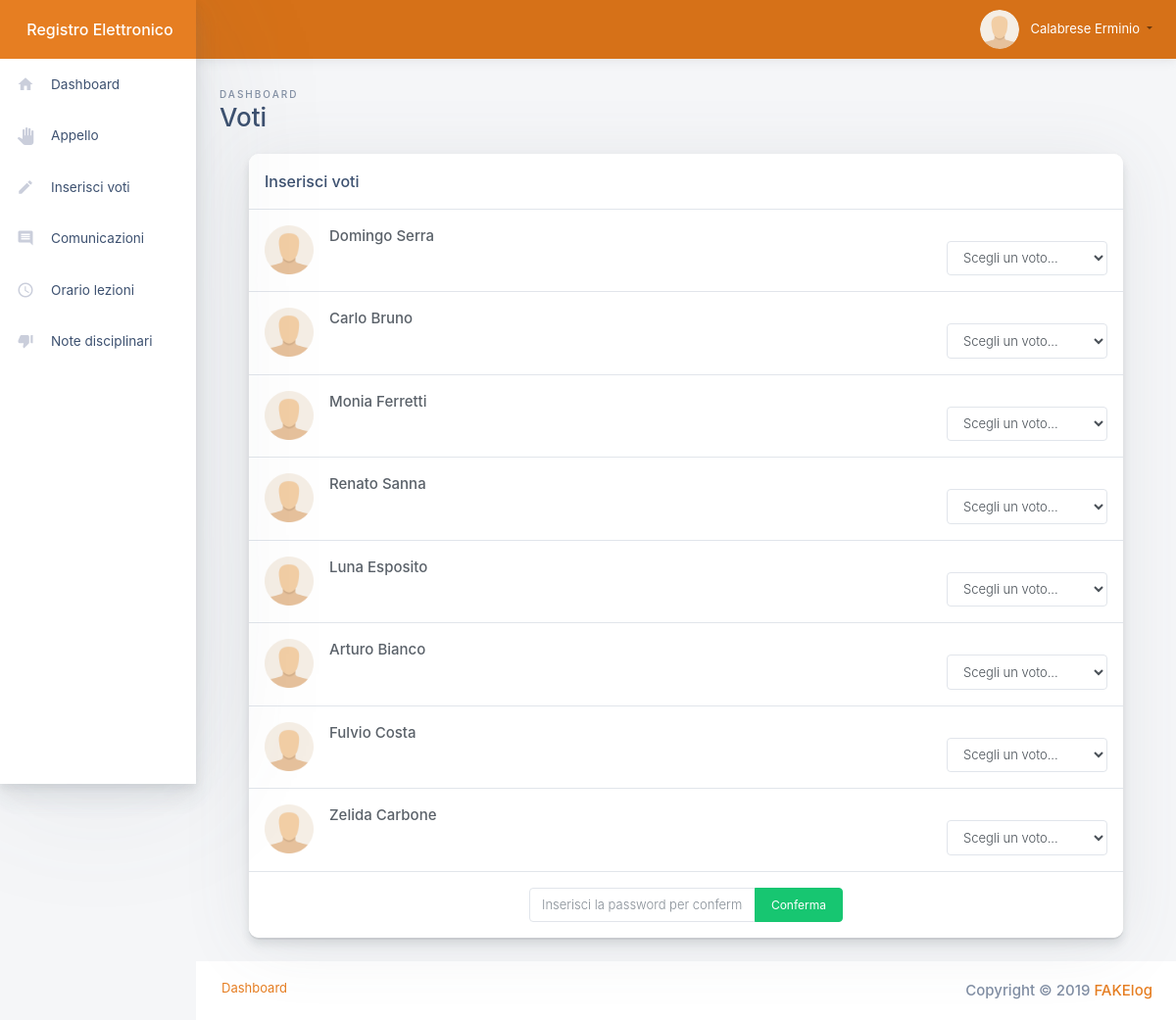
/pages/professori/assenze.php (signed in), run on the app's committed database.
### tables this page shows
CREATE TABLE `gestutenti` (
  `Utente` varchar(32) NOT NULL,
  `Nome` text NOT NULL,
  `Cognome` text NOT NULL,
  `Email` text NOT NULL,
  `DataDiNascita` date NOT NULL,
  `CodiceFiscale` varchar(16) NOT NULL,
  `Residenza` text NOT NULL,
  `Cellulare` varchar(15) NOT NULL,
  `PercorsoFoto` text
);

CREATE TABLE `studenti` (
  `Studente` int(11) NOT NULL,
  `Classe` varchar(8) NOT NULL,
  `Anno` varchar(4) NOT NULL,
  `Utente` varchar(32) NOT NULL
);

### pages/professori/assenze.php (the view, shortened to what this page needs)
<?php
$pathfunctions = $_SERVER['DOCUMENT_ROOT'].'/RegistroElettronicoPHP/functions/';
require($pathfunctions.'func.php');
require($pathfunctions.'snippets.php');
$db = Connect();
$id = $_SESSION['id'];
$idmateria = 4;
$idprofessore = 1;
?>
<!doctype html>
<html class="no-js h-100" lang="en">
  <head>
    <link href="https://use.fontawesome.com/releases/v5.0.6/css/all.css" rel="stylesheet">
    <link rel="stylesheet" href="https://stackpath.bootstrapcdn.com/bootstrap/4.3.1/css/bootstrap.css">
    <link rel="stylesheet" href="/RegistroElettronicoPHP/styles/extras.1.1.0.min.css">
    <link rel="stylesheet" href="/RegistroElettronicoPHP/styles/commonstyle.css">
  </head>
  <body class="h-100">
    <div class="container-fluid">
      <div class="row">
        <aside class="main-sidebar col-12 col-md-3 col-lg-2 px-0">
          <div class="main-navbar">
            <nav class="navbar align-items-stretch navbar-light bg-navbar flex-md-nowrap p-0">
              <a class="navbar-brand w-100 mr-0" href="#" style="line-height: 25px;">
                <div class="d-table m-auto">
                  <span class="d-none d-md-inline ml-1 text-white">Registro Elettronico</span>
                </div>
              </a>
            </nav>
          </div>
          <div class="nav-wrapper">
            <ul class="nav flex-column">
            </ul>
          </div>
        </aside>
        <main class="main-content col-lg-10 col-md-9 col-sm-12 p-0 offset-lg-2 offset-md-3">
          <div class="main-navbar sticky-top bg-navbar-light">
            <nav class="navbar align-items-stretch navbar-light flex-md-nowrap p-0">
              <div class="w-100 d-md-flex d-lg-flex"></div>
              <ul class="navbar-nav flex-row ">
                <li class="nav-item dropdown notifications">
                  <a class="nav-link nav-link-icon text-center" href="#" role="button" id="dropdownMenuLink" data-toggle="dropdown" aria-haspopup="true" aria-expanded="false">
                  </a>
                </li>
                <li class="nav-item dropdown">
                  <a class="nav-link dropdown-toggle text-nowrap px-4" data-toggle="dropdown" href="#" role="button" aria-haspopup="true" aria-expanded="false">
                    <img class="user-avatar rounded-circle mr-2" src="<?php GetPercorsoFoto($db, $id); ?>" alt="User Avatar">
                    <span class="d-none d-md-inline-block text-white">
                    <?php
                      list($nome, $cognome) = GetNomeCognome($db, $id);
                      if ($nome != null && $cognome != null)
                        echo "$cognome $nome";
                    ?>
                    </span>
                  </a>
                </li>
              </ul>
            </nav>
          </div>
          <div class="main-content-container container-fluid px-4">
            <div class="page-header row no-gutters py-4">
              <div class="col-12 col-sm-4 text-center text-sm-left mb-0">
                <span class="text-uppercase page-subtitle">Dashboard</span>
                <h3 class="page-title">Voti</h3>
              </div>
            </div>
            <form action="voti.php" method="POST" class="container mb-4">
              <div class="col-lg-12">
                <div class="card card-small blog-comments">
                  <div class="card-header border-bottom">
                    <h6 class="m-0">Inserisci voti</h6>
                  </div>
                  <?php
                  $stmt = $db->prepare('SELECT studenti.Studente, gestutenti.Nome, gestutenti.Cognome, gestutenti.PercorsoFoto FROM studenti,
                              (SELECT Classe, Anno FROM professorimaterie WHERE professorimaterie.IdProfessore = ? AND IdMateria = ?) AS tab,
                              gestutenti
                              WHERE studenti.Classe = tab.Classe AND studenti.Anno = tab.Anno AND studenti.Utente = gestutenti.Utente');
                  $stmt->bind_param('ii', $idprofessore, $idmateria);
                  $stmt->execute();
                  $result = $stmt->get_result();
                  $resultCheck = mysqli_num_rows($result);
                  if ($resultCheck < 1)
                  {
                    header("Location: /RegistroElettronicoPHP/homepage.php?error=internal");
                    exit();
                  }
                  else
                  {
                    while ($row = mysqli_fetch_assoc($result))
                    {
                      echo '<div class="card-body p-0 border-bottom">
                              <div class="blog-comments__item d-flex p-3">
                                <div class="blog-comments__avatar mr-3">
                                  <img src="'.($row['PercorsoFoto'] != null ? "/RegistroElettronicoPHP/storage/photos/".$row['PercorsoFoto'] : "/RegistroElettronicoPHP/images/avatars/default.png").'" alt="User avatar">
                                </div>
                                <div class="blog-comments__meta text-muted">
                                  <a class="text-secondary" href="#">'.$row['Nome'].' '.$row['Cognome'].'</a>
                                </div>
                                <select id="inputState" name='.$row['Studente'].' class="form-control  ml-auto mt-3" style="max-width: 164px;">
                                  <option value="" selected>Scegli un voto...</option>
                                </select>
                              </div>
                            </div>';
                    }
                  }
                  ?>
                  <div class="card-footer">
                      <div class="input-group mx-auto" style="max-width: 320px;">
                        <input type="password" name="password" class="form-control" placeholder="Inserisci la password per confermare.">
                        <div class="input-group-append">
                          <input type="submit" class="btn btn-success" value="Conferma"></input>
                        </div>
                      </div>
                  </div>
                </div>
              </div>
            </form>
          </div>
          <footer class="main-footer footer d-flex p-2 px-3 bg-white">
          </footer>
        </main>
      </div>
    </div>
  </body>
</html>

### styles/commonstyle.css (style rules this page uses)
.container:after { content: ''; display: block; clear: both; }
@media (min-width: 1200px) { .container { max-width: 100%; } }
.text-center { text-align: center; }
[class*="col-"] { width: 100%; float: left; }
@media only screen and (min-width: 768px) { .col-12 { width: 100%; } }

### data on the page
gestutenti: Cognome "Calabrese", Nome "Erminio"
studenti: gestutenti.Nome "Domingo", gestutenti.Cognome "Serra"
studenti: gestutenti.Nome "Carlo", gestutenti.Cognome "Bruno"
studenti: gestutenti.Nome "Monia", gestutenti.Cognome "Ferretti"
studenti: gestutenti.Nome "Renato", gestutenti.Cognome "Sanna"
studenti: gestutenti.Nome "Luna", gestutenti.Cognome "Esposito"
studenti: gestutenti.Nome "Arturo", gestutenti.Cognome "Bianco"
studenti: gestutenti.Nome "Fulvio", gestutenti.Cognome "Costa"
studenti: gestutenti.Nome "Zelida", gestutenti.Cognome "Carbone"
